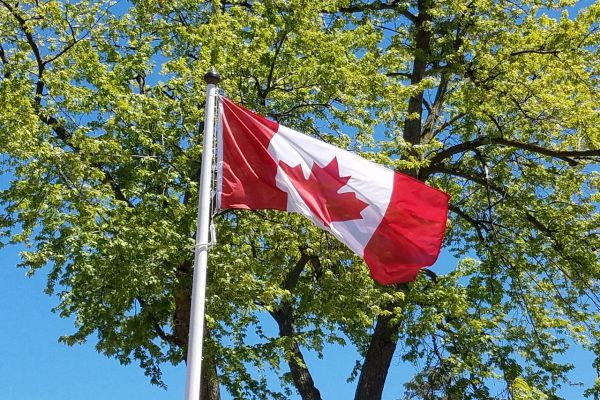
#> input picture Projekt/flagsTrain/canada_04.png, 600 x 400 px; its folder holds only this picture in this run
$ python flags_LK.py   (Python 2 division)   (older library calls are emulated)
#> lines starting #> are read from the running program, lines starting #| are printed output that depends on the picture; after the words box and inside, x2 and y2 are one past the last pixel; in counts of white or black regions, pixels touching at a corner belong together
# -*- coding: utf-8 -*-
"""
Created on Tue Jan 16 01:44:25 2018

@author: Lukas
"""

import numpy as np
from skimage import io
import glob
from skimage.measure import regionprops
from skimage.filters import threshold_otsu
from skimage.transform import rotate
from scipy.misc import imsave
import matplotlib.pyplot as plt

trPaths = glob.glob('./flagsTrain/*.png')
trDescriptors =  []
trLabels = []

vaPaths = glob.glob('./flagsVal/*.png')
vaDescriptors =  []
vaLabels = []

otsu_correction = 100               #Wert, der bei der Otus-Berechnung hinzuaddiert wrid.

mittelwerteKachelnTrain = []        #Hier werden die Mittelwerte der Kacheln des eingelesende Bild zwischengespeichert
n = 0                               #Laufindex für Crop-Bild-Ausgabe

for imgPath in trPaths:
    labelString = imgPath.split('\\')[-1].split('_')[0]
    img = io.imread(imgPath)
#> img is the input picture: shape (400, 600, 3); mean R, G, B 104.9, 117.2, 95.9


    imgG = img[:,:,0] * 0.333 + img[:,:,1] * 0.333 + img[:,:,2] * 0.333
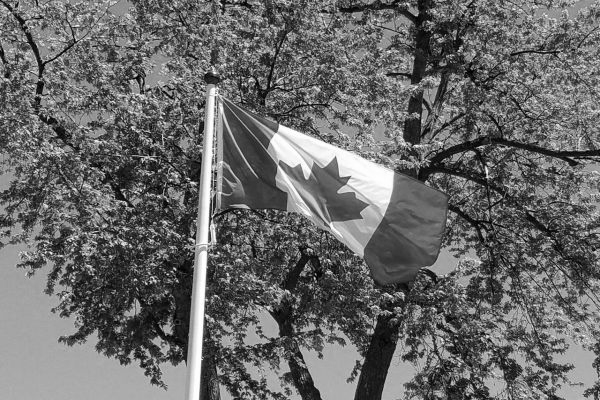
#> imgG: shape (400, 600) float64; min 0.333, max 254.7, mean 105.9
    imgG = imgG.astype(np.int)
    mask = imgG < threshold_otsu(imgG) + otsu_correction
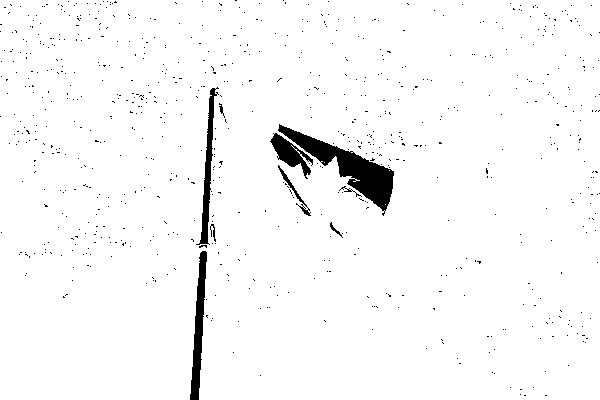
#> mask: shape (400, 600) bool; 97% white; 753 black regions (744 under 20 px), largest, box (x1, y1, x2, y2) and area: (278, 124, 394, 216) 2796, (190, 251, 207, 400) 1177, (196, 87, 219, 245) 939
    #der Drehwinkel, der das Objekt achsenparallel ausrichtet laesst sich ueber die minimale Flaeche der Bounding Box ermitteln
    minArea = np.inf #minimale ist am Anfang unendlich
    bestI = 0 #bester Drehwinkel ist 0
    for i in range(90): #Winkel von 0 bis 89 Grad durgehen, alle groesseren sind nicht relevant
        maskR = rotate(mask, i, order =0) #Maske drehen,dabei ist order = 0 wichtig, damit es weiterhin nur 0 und 1 in der Maske gibt, sonst wuerde interpoliert werden und das Binaerbild zerstoert werden
        props = regionprops(maskR.astype(np.int))[0]
        xMin,yMin,xMax,yMax = props.bbox
        if (xMax-xMin)*(yMax-yMin) < minArea: #Flaeche des Bounding Box berechnen und Vergleichen
            minArea = (xMax-xMin)*(yMax-yMin) #ggf neueminimale Fläche und i merken
            bestI = i
#> this loop made 90 passes
#> (yMin, yMax, minArea) on passes 1, 69, 70, 71, 72, 73, 74, 75, 76, 77, 78, 79: (0, 600, 240000), (4, 596, 236800), (9, 591, 232800), (15, 585, 228000), (20, 580, 224000), (25, 575, 220000), (30, 570, 216000), (35, 565, 212000), (39, 561, 208800), (44, 556, 204800), (49, 551, 200800), (53, 547, 197600)
#> (yMin, yMax) on passes 2 to 7: (0, 600), (0, 600), (0, 600), (0, 600), (0, 600), (0, 600)
#> pass 2, `maskR = rotate(mask, i, order =0)`:
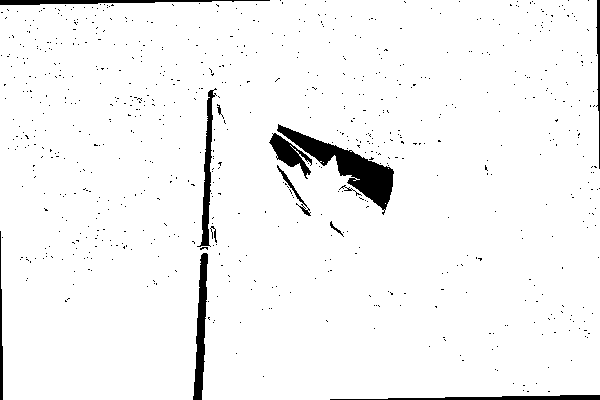
#> maskR: shape (400, 600) bool; 96.1% white; 747 black regions (734 under 20 px), largest, box (x1, y1, x2, y2) and area: (277, 124, 394, 215) 2795, (193, 253, 208, 400) 1159, (197, 88, 217, 247) 940
#> pass 3, `maskR = rotate(mask, i, order =0)`:
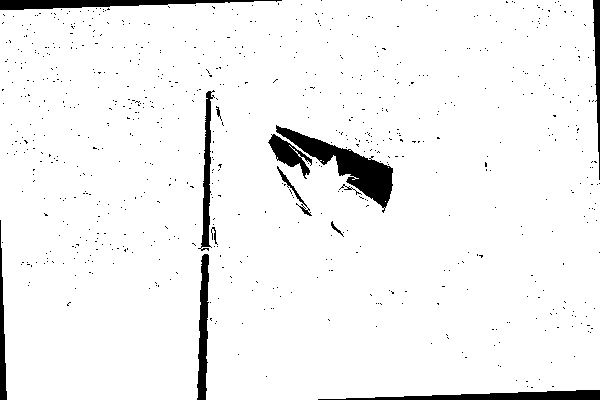
#> maskR: shape (400, 600) bool; 95.2% white; 737 black regions (724 under 20 px), largest, box (x1, y1, x2, y2) and area: (276, 125, 393, 213) 2806, (0, 0, 282, 10) 1536, (318, 390, 600, 400) 1533
#> after the loop, bestI = 89; minArea = 163200
    mask = rotate(mask, bestI, order =0) #Rotation mit bestem i durchführen -> Maskeist jetzt achsenparallel ausgerichtet
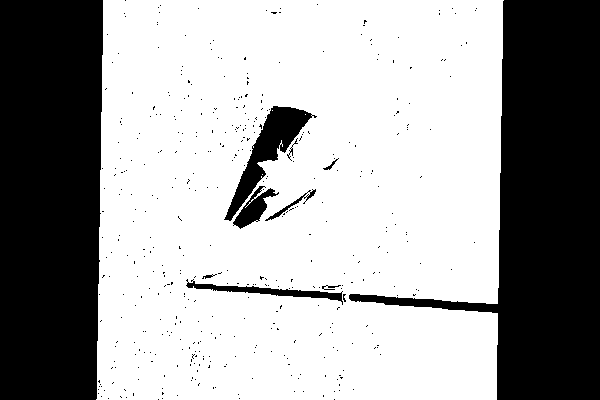
#> mask: shape (400, 600) bool; 63.9% white; 431 black regions (421 under 20 px), largest, box (x1, y1, x2, y2) and area: (349, 0, 600, 400) 41165, (0, 0, 103, 400) 39991, (224, 106, 317, 221) 2795
    props = regionprops(mask.astype(np.int))[0]
    xMin,yMin,xMax,yMax = props.bbox
    crop = img[xMin:xMax,yMin:yMax,:] #Bild wird auf kleinsten Bereich zugeschnitten
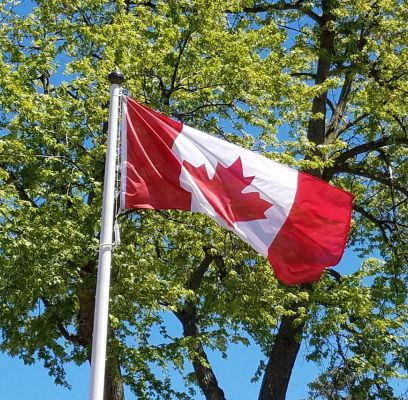
#> crop: shape (400, 408, 3); mean R, G, B 104.8, 109.7, 88.4

    #imsave("trCrop" + str(n) + ".png", crop) #speichert die zugeschnittenen Bilder mit einer Laufnummer
    n = n + 1
    ####

    h = crop.shape[0]
#> h = 400
    w = crop.shape[1]
#> w = 408

    for i in range(3): #i = 0,1,2
        for j in range(3):
            cropKachel = crop[int(i*h/3.0):int((i+1)*h/3.0),int(j*w/3.0):int((j+1)*w/3.0)] # Kachelung in 3 x 3
            #cropKachelReshaped = cropKachel.reshape((cropKachel.shape[0]*cropKachel.shape[1],3))
            mittelwerteKachelnTrain.append(np.mean(cropKachel))
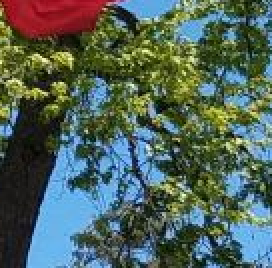
#> cropKachel: shape (134, 136, 3) (shown 2 times larger); mean R, G, B 80.6, 99.5, 90.7
#> after the loop, mittelwerteKachelnTrain = [112.9, 102, 91.71, 93.16, 123.1, 99.75, 98.87, 97.15, 90.25]
            #trDescriptors.append(np.histogramdd(cropKachelReshaped, bins = (8,8,8), range=((0,256),(0,256),(0,256)))[0])


    trDescriptors.append(np.array(mittelwerteKachelnTrain))
    #trDescriptors.append(np.histogramdd(crop, bins = (8,8,8), range=((0,256),(0,256),(0,256)))[0].flatten())
    mittelwerteKachelnTrain = []


    if labelString == 'canada':
        trLabels.append(0)
    elif labelString == 'china':
        trLabels.append(1)
    elif labelString == 'france':
        trLabels.append(2)


###
###Validierungsdaten
###

mittelwerteKachelnVal = []


for imgPath in vaPaths:
    labelString = imgPath.split('\\')[-1].split('_')[0]
    img = io.imread(imgPath)

    imgG = img[:,:,0] * 0.333 + img[:,:,1] * 0.333 + img[:,:,2] * 0.333
    imgG = imgG.astype(np.int)
    mask = imgG < threshold_otsu(imgG) + otsu_correction
    #der Drehwinkel, der das Objekt achsenparallel ausrichtet laesst sich ueber die minimale Flaeche der Bounding Box ermitteln
    minArea = np.inf #minimale ist am Anfang unendlich
    bestI = 0 #bester Drehwinkel ist 0
    for i in range(90): #Winkel von 0 bis 89 Grad durgehen, alle groesseren sind nicht relevant
        maskR = rotate(mask, i, order =0) #Maske drehen,dabei ist order = 0 wichtig, damit es weiterhin nur 0 und 1 in der Maske gibt, sonst wuerde interpoliert werden und das Binaerbild zerstoert werden
        props = regionprops(maskR.astype(np.int))[0]
        xMin,yMin,xMax,yMax = props.bbox
        if (xMax-xMin)*(yMax-yMin) < minArea: #Flaeche des Bounding Box berechnen und Vergleichen
            minArea = (xMax-xMin)*(yMax-yMin) #ggf neueminimale Fläche und i merken
            bestI = i
    mask = rotate(mask, bestI, order =0) #Rotation mit bestem i durchführen -> Maskeist jetzt achsenparallel ausgerichtet
    props = regionprops(mask.astype(np.int))[0]
    xMin,yMin,xMax,yMax = props.bbox
    crop = img[xMin:xMax,yMin:yMax,:]


    h = crop.shape[0]
    w = crop.shape[1]

    for i in range(3): #i = 0,1,2
        for j in range(3):
            cropKachel = crop[int(i*h/3.0):int((i+1)*h/3.0),int(j*w/3.0):int((j+1)*w/3.0)]
            #cropKachelReshaped = cropKachel.reshape((cropKachel.shape[0]*cropKachel.shape[1],3))
            mittelwerteKachelnVal.append(np.mean(cropKachel))
            #vaDescriptors.append(np.histogramdd(cropKachelReshaped, bins = (8,8,8), range=((0,256),(0,256),(0,256)))[0])
    vaDescriptors.append(np.array(mittelwerteKachelnVal)) #Mean


    mittelwerteKachelnVal = []


    if labelString == 'canada':
        vaLabels.append(0)
    elif labelString == 'china':
        vaLabels.append(1)
    elif labelString == 'france':
        vaLabels.append(2)


result = []
for vaDesc in vaDescriptors:
    distances = []
    for trDesc in trDescriptors:
        distances.append(np.linalg.norm(vaDesc - trDesc))
    result.append(trLabels[np.argmin(distances)])
#> after the loop, result = []

correct = 0.0
for r,l in zip(result, vaLabels):
    if r == l:
        correct+=1
#> this loop made 0 passes
#> after the loop, correct = 0
#> (the run stopped early here; a loop or call above may not have finished)

$ run again, on Projekt/flagsTrain/canada_26.png
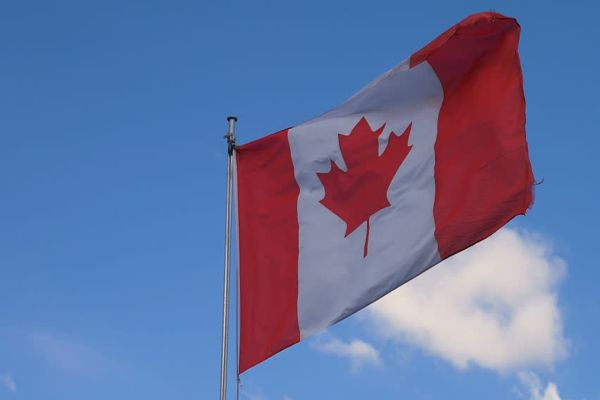
#> input picture Projekt/flagsTrain/canada_26.png, 600 x 400 px
#> img is the input picture: shape (400, 600, 3); mean R, G, B 100.9, 116.3, 161.3
#> the loop `for i in range(90):` made 90 passes
#> (yMin, yMax, minArea) on passes 1, 69, 70, 71, 72, 73, 74, 75: (0, 600, 240000), (4, 596, 236800), (9, 591, 232800), (15, 585, 228000), (20, 580, 224000), (25, 575, 220000), (30, 570, 216000), (35, 565, 212000)
#> after the loop `for i in range(90):`: bestI = 89; minArea = 163200
#> after the loop `for i in range(3):`:
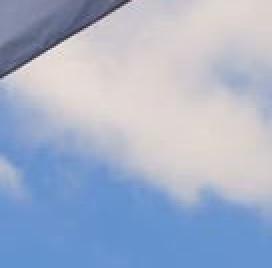
#> cropKachel: shape (134, 136, 3) (shown 2 times larger); mean R, G, B 163.9, 176.6, 201.2
#> after the loop `for i in range(3):`: mittelwerteKachelnTrain = [117.6, 119.5, 90.59, 129.4, 98.1, 105.2, 143, 126, 180.6]
#> after the loop `for vaDesc in vaDescriptors:`: result = []
#> after the loop `for r,l in zip(result, vaLabels):`: correct = 0
